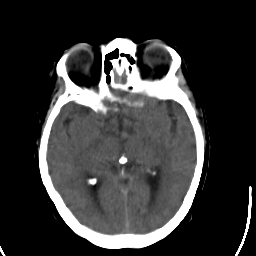
#> input picture SourceCode/LP+nestfuse/Indicator/image_test/CT-16011.png, 256 x 256 px; its folder holds only this picture in this run
$ python -i LP.py   (imports and definitions only)   (older library calls are emulated)
#> lines starting #> are read from the running program, lines starting #| are printed output that depends on the picture
#> further down, picture is the input picture: shape (256, 256, 3); min 0, max 255, mean 53.1
import math
import numpy as np
import scipy as sp
import matplotlib.pyplot as plt
import os
from scipy.ndimage import laplace
import pywt
import dtcwt
import cv2
from decompose.clahe import adaptive_clahe
from decompose.laplace import laplacian_sharpening_dynamic

# Fusion of two images (grayscale)

def gausspyr_reduce(x, kernel_a=0.4):
    # Kernel
    K = np.array([0.25 - kernel_a/2, 0.25, kernel_a, 0.25, 0.25 - kernel_a/2])

    x = x.reshape(x.shape[0], x.shape[1], -1) # Add an extra dimension if grayscale
    y = np.zeros([math.ceil(x.shape[0]/2), math.ceil(x.shape[1]/2), x.shape[2]]) # Store the result in this array

    for cc in range(x.shape[2]): # for each colour channel
        # Step 1: filter rows
        y_a = sp.signal.convolve2d(x[:,:,cc], K.reshape(1,-1), mode='same', boundary='symm')
        # Step 2: subsample rows (skip every second column)
        # <-------------------- ???????? y_a = y_a[:,::2] ????????? ------------------> #
        y_a = x[:,::2,cc]
        # Step 3: filter columns
        y_a = sp.signal.convolve2d(y_a, K.reshape(-1,1), mode='same', boundary='symm')
        # Step 4: subsample columns (skip every second row)
        y[:,:,cc] = y_a[::2,:]
    return np.squeeze(y) # remove an extra dimension for grayscale images


def gausspyr_expand(x, sz=None, kernel_a=0.4):
    # Kernel is multipled by 2 to preserve energy when increasing the resolution
    K = 2*np.array([0.25 - kernel_a/2, 0.25, kernel_a, 0.25, 0.25 - kernel_a/2])

    # Size of the output image
    if sz is None:
        sz = (x.shape[0]*2, x.shape[1]*2)

    x = x.reshape(x.shape[0], x.shape[1], -1) # Add an extra dimension if grayscale
    y = np.zeros([sz[0], sz[1], x.shape[2]]) # Store the result in this array

    for cc in range(x.shape[2]): # for each colour channel
        y_a = np.zeros((x.shape[0], sz[1]))
        # Step 1: upsample rows
        y_a[:,::2] = x[:,:,cc]
        # Step 2: filter rows
        y_a = sp.signal.convolve2d(y_a, K.reshape(1,-1), mode='same', boundary='symm')
        # Step 3: upsample columns
        y[::2,:,cc] = y_a
        # Step 4: filter columns
        y[:,:,cc] = sp.signal.convolve2d(y[:,:,cc], K.reshape(-1,1), mode='same', boundary='symm')
    return np.squeeze(y) # remove an extra dimension for grayscale images

class laplacian_pyramid:

    @staticmethod
    def decompose(img, levels=-1):
        """
        Decompose img into a Laplacian pyramid.
        levels: how many levels should be created (including the base band). When the default (-1) value is used, the maximum possible number of levels is created.
        """
#> called with levels = -1
        # The maximum number of levels
        max_levels = math.floor(math.log2(min(img.shape[0], img.shape[1])))
#> max_levels = 8

        assert levels < max_levels

        if levels == -1:
            levels = max_levels
#> levels = 8

        pyramid = []
        gausspyr = []
        # Build Gaussian pyramid
        for i in range(1, levels+1):
            if i == 1:
                gausspyr.append(img)
            else:
                gausspyr.append(gausspyr_reduce(gausspyr[i-2]))
#> this loop made 8 passes
#> pass 3, in gausspyr_reduce (call 2), `x = x.reshape(x.shape[0], x.shape[1], -1)`:
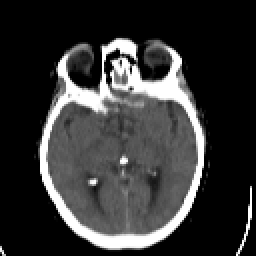
#> x: shape (128, 128, 3) float64 (shown 2 times larger); min 0, max 255, mean 53
#> after the loop, gausspyr = 8 items

        # Build Laplacian pyramid (Anh Hoàng)
        pyramid.append(gausspyr[0] - gausspyr_expand(gausspyr[1], sz=np.shape(gausspyr[0])))
#> the loop in gausspyr_expand, `for cc in range(x.shape[2]):` made 3 passes
#> pass 1, in gausspyr_expand, `y_a = sp.signal.convolve2d(y_a, K.reshape(1,-1), mode='same', boundary..`:
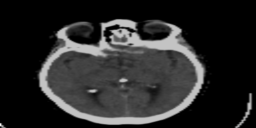
#> y_a: shape (128, 256) float64; min 0, max 332.8, mean 53; drawn with min black and max white
#> after the loop in gausspyr_expand, `for cc in range(x.shape[2]):`:
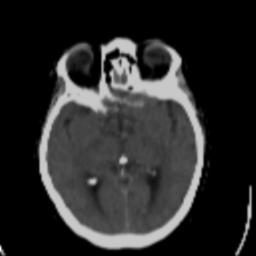
#> y: shape (256, 256, 3) float64; min 0, max 324, mean 53; drawn with min black and max white
        for i in range(1, levels):
            pyramid.append(gausspyr[i])
#> after the loop, pyramid = 8 items

        # Buid Laplacian pyramid (original paper)
        # for i in range(0, levels-1):
        #     pyramid.append(gausspyr[i] - gausspyr_expand(gausspyr[i+1], sz=np.shape(gausspyr[i])))
        # pyramid.append(gausspyr[levels-1])

        return pyramid

    # Old version of reconstruct
    # @staticmethod
    # def reconstruct(pyramid):
    #     """
    #     Combine the levels of the Laplacian pyramid to reconstruct an image.
    #     """
    #     img = None
    #     levels = len(pyramid)
    #     img = pyramid[levels-1]

    #     # Perform inverse operation to reconstruct the original image
    #     for i in range(1, levels-1):
    #         # print(levels-i-1)
    #         img = (gausspyr_expand(img, sz=np.shape(pyramid[levels-i-1]))+pyramid[levels-i-1])/2
    #     img = gausspyr_expand(img, sz=np.shape(pyramid[0])) + pyramid[0]
    #     # img = np.maximum(gausspyr_expand(img, sz=np.shape(pyramid[0])), pyramid[0])
    #     return img

    # [41 lines left out: function reconstruct, not called in this run]

class laplacian_pyramid_original:

    # [50 lines left out: functions decompose, reconstruct, not called in this run]

class clahe_laplacian_pyramid:

    # [44 lines left out: functions decompose, reconstruct, not called in this run]

class constrast_pyramid:
    # [35 lines left out: functions decompose, reconstruct, not called in this run]

class wavelet_pyramid:
    # [4 lines left out: function dwt_decompose, not called in this run]

    @staticmethod
    def dwt_recompose(coeffs):
        return pywt.waverec2(coeffs, "haar")

class dtcwt_pyramid:
    # [19 lines left out: functions dtcwt_decompose, dtcwt_recompose, not called in this run]

class bilateral_filter:
    # Hàm để tính toán các tham số tự động cho bộ lọc Bilateral
    # [31 lines left out: functions calculate_bilateral_parameters, blt_decompose, not called in this run]

    @staticmethod
    def blt_recompose(bilateral_filtered, detail_image):
        return cv2.add(bilateral_filtered, detail_image)

class clahe_filter:
    # [20 lines left out: functions clahe_decompose, clahe_recompose, not called in this run]

class adaptive_clahe_filter:
    # [17 lines left out: functions clahe_decompose, clahe_recompose, not called in this run]

class nlmd_filter:
    # [23 lines left out: functions nlmd_decompose, nlmd_recompose, not called in this run]

class multilevel_guided_filter:
    # 1. Hàm thực hiện phép gauss filter
    @staticmethod
    def gauss_filter(image, ksize = 3, sigma = 1):
        return cv2.GaussianBlur(image, (ksize, ksize), sigma)

    # 2. Hàm thực hiện tính toán hình ảnh Gradient Magnitude
    # [134 lines left out: functions gradient_magnitude, guided_filter, decompose, reconstruct, get_energy, maximum_region_energy, not called in this run]

def pyramid_fusion_base_level(pyr_1, pyr_2):
    return maximum_region_energy(pyr_1, pyr_2, sz_h=3, sz_w=3)

# [4 lines left out: function save_pyramid, not called in this run]

>>> import cv2
>>> picture = cv2.imread('Indicator/image_test/CT-16011.png')
>>> result = laplacian_pyramid().decompose(picture)
#> result = 8 items

$ run again, on SourceCode/LP+nestfuse/Indicator/image_test/FUSED-16011.png
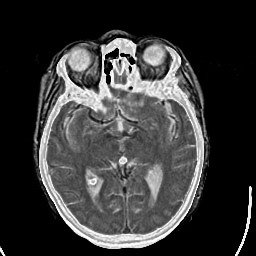
#> input picture SourceCode/LP+nestfuse/Indicator/image_test/FUSED-16011.png, 256 x 256 px
#> picture is the input picture: shape (256, 256, 3); min 0, max 255, mean 55.9
#> after the loop in decompose, `for i in range(1, levels+1):`: gausspyr = 8 items
#> the loop in gausspyr_expand, `for cc in range(x.shape[2]):` made 3 passes
#> pass 1, in gausspyr_expand, `y_a = sp.signal.convolve2d(y_a, K.reshape(1,-1), mode='same', boundary..`:
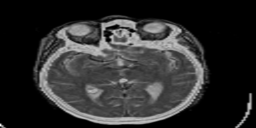
#> y_a: shape (128, 256) float64; min 0, max 315, mean 55.8; drawn with min black and max white
#> after the loop in gausspyr_expand, `for cc in range(x.shape[2]):`:
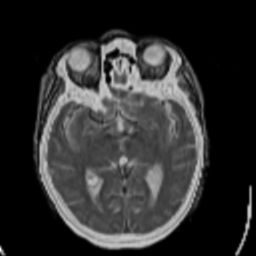
#> y: shape (256, 256, 3) float64; min 0, max 301.8, mean 55.8; drawn with min black and max white

$ run again, on SourceCode/LP+nestfuse/Indicator/image_test/FUSED-41101.png
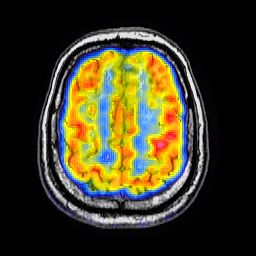
#> input picture SourceCode/LP+nestfuse/Indicator/image_test/FUSED-41101.png, 256 x 256 px
#> picture is the input picture: shape (256, 256, 3); mean B, G, R 35.9, 58.6, 63.1
#> after the loop in decompose, `for i in range(1, levels+1):`: gausspyr = 8 items
#> the loop in gausspyr_expand, `for cc in range(x.shape[2]):` made 3 passes
#> pass 1, in gausspyr_expand, `y_a = sp.signal.convolve2d(y_a, K.reshape(1,-1), mode='same', boundary..`:
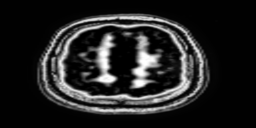
#> y_a: shape (128, 256) float64; min 0, max 255, mean 35.8
#> after the loop in gausspyr_expand, `for cc in range(x.shape[2]):`:
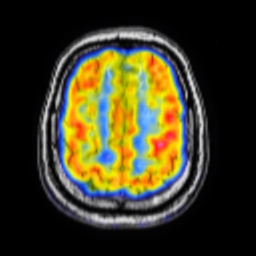
#> y: shape (256, 256, 3) float64; mean of channels 0, 1, 2 35.8, 58.5, 63; drawn as B, G, R

$ run again, on SourceCode/LP+nestfuse/Indicator/image_test/MRI-16011.png
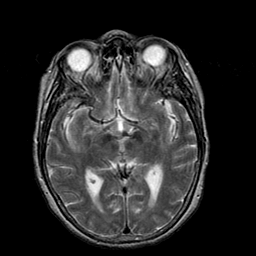
#> input picture SourceCode/LP+nestfuse/Indicator/image_test/MRI-16011.png, 256 x 256 px
#> picture is the input picture: shape (256, 256, 3); min 0, max 255, mean 42.5
#> after the loop in decompose, `for i in range(1, levels+1):`: gausspyr = 8 items
#> the loop in gausspyr_expand, `for cc in range(x.shape[2]):` made 3 passes
#> pass 1, in gausspyr_expand, `y_a = sp.signal.convolve2d(y_a, K.reshape(1,-1), mode='same', boundary..`:
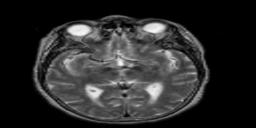
#> y_a: shape (128, 256) float64; min 0, max 249.5, mean 42.5
#> after the loop in gausspyr_expand, `for cc in range(x.shape[2]):`:
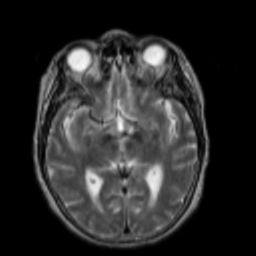
#> y: shape (256, 256, 3) float64; min 0, max 248.7, mean 42.5
